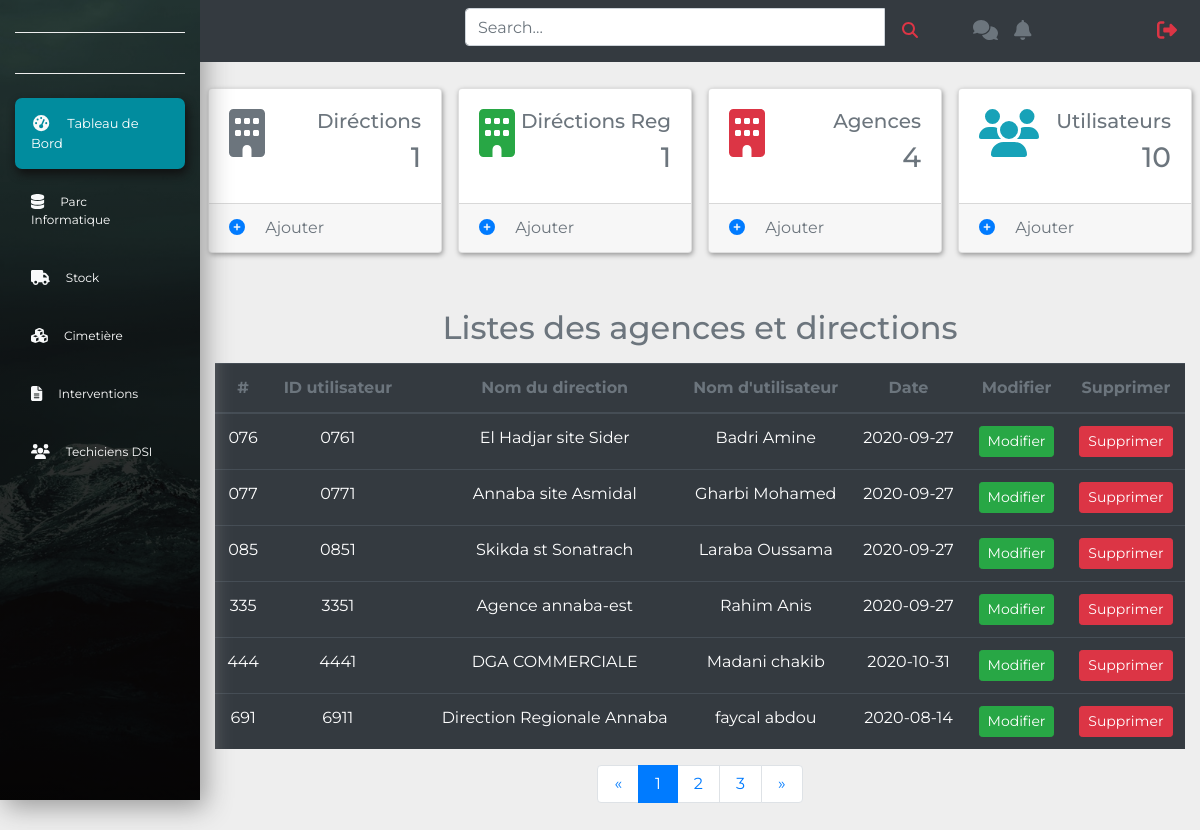
Screenshot of /Admin/index.php with the database file from the repository.
### tables this page shows
CREATE TABLE IF NOT EXISTS `user` (
  `U_id` varchar(11) NOT NULL,
  `id` varchar(24) NOT NULL,
  `DR_id` varchar(24) NOT NULL,
  `Uname` text NOT NULL,
  `Dname` text NOT NULL,
  `type` text NOT NULL,
  `U_code` text NOT NULL,
  `date` date NOT NULL,
  PRIMARY KEY (`U_id`),
  KEY `id` (`id`)
);

### Admin/index.php (the view, shortened to what this page needs)
<?php
include('security.php');
include('includes/header.php');
include('includes/navbar.php');
?>
    <section>
      <div class="container-fluid">
        <div class="row">
          <div class="col-xl-10 col-lg-9 col-md-8 ml-auto">
            <div class="row pt-md-5 mt-md-3 mb-5">
              <div class="col-xl-3 col-sm-6 p-2">
                <div class="card card-common">
                  <div class="card-body">
                    <div class="d-flex justify-content-between">
                      <i class="fas fa-building fa-3x text-secondary"></i>
                      <div class="text-right text-secondary">
                        <h5>Diréctions</h5>
                        <?php
                          $query = "SELECT D_id FROM directions  ORDER BY D_id";
                          $query_run = mysqli_query($connection, $query);
                          $row = mysqli_num_rows($query_run);
                          echo '<h3 class="counter">'.$row.'</h3>';
                        ?>
                      </div>
                    </div>
                  </div>
                  <div class="card-footer text-secondary">
                    <a href="addDirection.php" style="text-decoration: none;"><i class="fa fa-plus-circle mr-3 text-primary"></i></a>
                    <span>Ajouter </span>
                  </div>
                </div>
              </div>
              <div class="col-xl-3 col-sm-6 p-2">
                <div class="card card-common">
                  <div class="card-body">
                    <div class="d-flex justify-content-between">
                      <i class="fas fa-building fa-3x text-success"></i>
                      <div class="text-right text-secondary">
                        <h5>Diréctions Reg</h5>
                        <?php
                          $query = "SELECT DR_id FROM direction_r  ORDER BY DR_id";
                          $query_run = mysqli_query($connection, $query);
                          $row = mysqli_num_rows($query_run);
                          echo '<h3 class="counter">'.$row.'</h3>';
                        ?>
                      </div>
                    </div>
                  </div>
                  <div class="card-footer text-secondary">
                    <a href="addDirectionR.php" style="text-decoration: none;"><i class="fa fa-plus-circle mr-3 text-primary"></i></a>
                    <span>Ajouter </span>
                  </div>
                </div>
              </div>
              <div class="col-xl-3 col-sm-6 p-2">
                <div class="card card-common">
                  <div class="card-body">
                    <div class="d-flex justify-content-between">
                      <i class="fas fa-building fa-3x text-danger"></i>
                      <div class="text-right text-secondary">
                        <h5>Agences</h5>
                        <?php
                          $query = "SELECT A_id FROM agences  ORDER BY A_id";
                          $query_run = mysqli_query($connection, $query);
                          $row = mysqli_num_rows($query_run);
                          echo '<h3 class="counter">'.$row.'</h3>';
                        ?>
                      </div>
                    </div>
                  </div>
                  <div class="card-footer text-secondary">
                    <a href="addAgence.php" style="text-decoration: none;"><i class="fa fa-plus-circle mr-3 text-primary"></i></a>
                    <span>Ajouter </span>
                  </div>
                </div>
              </div>
              <div class="col-xl-3 col-sm-6 p-2">
                <div class="card card-common">
                  <div class="card-body">
                    <div class="d-flex justify-content-between">
                      <i class="fas fa-users fa-3x text-info"></i>
                      <div class="text-right text-secondary">
                        <h5>Utilisateurs</h5>
                        <?php
                          $query = "SELECT U_id FROM user  ORDER BY U_id";
                          $query_run = mysqli_query($connection, $query);
                          $row = mysqli_num_rows($query_run);
                          echo '<h3 class="counter">'.$row.'</h3>';
                        ?>
                      </div>
                    </div>
                  </div>
                  <div class="card-footer text-secondary">
                    <a href="addUser.php" style="text-decoration: none;"><i class="fa fa-plus-circle mr-3 text-primary"></i></a>
                    <span>Ajouter </span>
                  </div>
                </div>
              </div>
            </div>
          </div>
        </div>
      </div>
    </section>
     <?php
        $query = "SELECT U_id,id,Dname,Uname,date,type,U_code FROM user WHERE type!='DR' AND type!='CDD' AND type!='TS' ORDER BY id  ";
        $query_run = mysqli_query($connection, $query);
     ?>
    <section>
      <div class="container-fluid">
        <div class="row mb-5">
          <div class="col-xl-10 col-lg-9 col-md-8 ml-auto">
            <div class="row align-items-center">
              <div class="col-xl-12 col-12 mb-4 mb-xl-0">
                <h2 class="text-muted text-center mb-3">Listes des agences et directions</h2>
                <table class="table table-dark table-hover  text-center" id="employee_table">
                  <thead>
                    <tr class="text-muted">
                      <th>#</th>
                      <th>ID utilisateur <th>
                      <th>Nom du direction</th>
                      <th>Nom d'utilisateur</th>
                      <th>Date</th>
                      <th>Modifier</th>
                      <th>Supprimer</th>
                    </tr>
                  </thead>
                  <tbody>
                  <?php
                     if(mysqli_num_rows($query_run) > 0)
                      {
                        while($row = mysqli_fetch_assoc($query_run))
                         {
                  ?>
                    <tr>
                      <td><?php echo $row['id']; ?></td>
                      <td><?php echo $row['U_id']; ?></td>
                      <td></td>
                      <td><?php echo $row['Dname']; ?></td>
                      <td><?php echo $row['Uname']; ?></td>
                      <td><?php echo $row['date']; ?></td>
                      <td>
                       <form action="editDirection.php" method="POST">
                         <button type="submit" class="btn btn-success btn-sm" name="edit_btn">Modifier</button>
                       </form>
                      </td>
                      <td>
                        <form action="code.php" method="POST">
                          <button type="submit" class="btn btn-danger btn-sm" name="delete_data">Supprimer</button>
                        </form>
                      </td>
                    </tr>
                  <?php
                         }
                      }
                      else{
                      echo '<div class="alert alert-danger col" role="alert"> Aucune information trouvé </div>';
                      }
                  ?>
                  </tbody>
                </table>
                <nav>
                  <ul class="pagination justify-content-center">
                    <li class="page-item">
                      <a href="#" class="page-link py-2 px-3">
                        <span>&laquo;</span>
                      </a>
                    </li>
                    <li class="page-item active">
                      <a href="#" class="page-link py-2 px-3">
                        1
                      </a>
                    </li>
                    <li class="page-item">
                      <a href="#" class="page-link py-2 px-3">
                        2
                      </a>
                    </li>
                    <li class="page-item">
                      <a href="#" class="page-link py-2 px-3">
                        3
                      </a>
                    </li>
                    <li class="page-item">
                      <a href="#" class="page-link py-2 px-3">
                        <span>&raquo;</span>
                      </a>
                    </li>
                  </ul>
                </nav>
              </div>
            </div>
          </div>
        </div>
      </div>
    </section>
<?php
include('includes/footer.php');
?>

### css/style.css (style rules this page uses)
body { font-family: 'Montserrat', sans-serif; background-color: #eee; }
.card-common { box-shadow: 1px 2px 5px #999; transition: all .4s; }
.card-body { color: #487eb0; }
a { text-decoration: none; color: white; }

### rows the page displays
user: id "076", U_id "0761", Dname "El Hadjar site Sider", Uname "Badri Amine", date "2020-09-27"
user: id "077", U_id "0771", Dname "Annaba site Asmidal", Uname "Gharbi Mohamed", date "2020-09-27"
user: id "085", U_id "0851", Dname "Skikda st Sonatrach", Uname "Laraba Oussama", date "2020-09-27"
user: id "335", U_id "3351", Dname "Agence annaba-est", Uname "Rahim Anis", date "2020-09-27"
user: id "444", U_id "4441", Dname "DGA COMMERCIALE", Uname "Madani chakib", date "2020-10-31"
user: id "691", U_id "6911", Dname "Direction Regionale Annaba", Uname "faycal abdou", date "2020-08-14"

### other values shown
$row "1"
$row "4"
$row "10"
